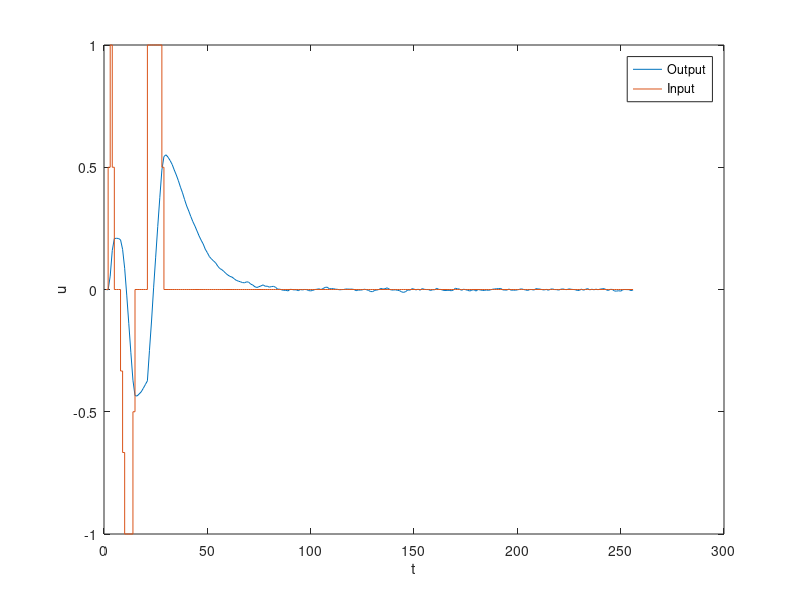

Source code (MATLAB): (Note: this script raises an error after producing the figure.)
close all
clear all
%% Data:

load MEASUREF.DAT
t = MEASUREF(:,1);
u = MEASUREF(:,2);
y = MEASUREF(:,3);
n = MEASUREF(:,4);

N = length(t);
T = t(2) - t(1);
Ts = 1;
F = 1/(N*T);
f = (0:N-1)/(N*T);
%% Graph:

figure;
plot(t,y);
xlabel("Time");
ylabel("y");
hold on;
stairs(t,u);
xlabel("t");
ylabel("u");
legend("Output", "Input");
%% Naloga 1

% n_s of system (red je 2)  
n_s = 2;

% delay d from graph
d = 0;
%% Naloga 2
% %%%%%%%%%%%%%% Without for loop - try just one order %%%%%%%%%%%%%%%%%%%%%%
% 
% % TRANSFER FUNCTION:
% % Gz = Y(z)/U(z) = ((b1*z^-1 + b2*z^-2)/(1 + a1*z^-1 + a2*z^-2))*z^-d
% 
% % DIFFERENCE-EQUATION FORM:
% % y(k) = - a1*y(k-1) - a2*y(k-2) + b1*u(k-1) + b2*u(k-2)
% 
% % y = PSI * theta
% PSI = [-y(2:end-1) -y(1:end-2) u(2:end-1) u(1:end-2)];
% Y = y(3:end);
% theta = PSI \ Y;
% 
% a1 = theta(1);
% a2 = theta(2);
% b1 = theta(3);
% b2 = theta(4);
% 
% G = tf([b1 b2], [1 a1 a2], Ts);
%%
%%%%%%%%%%%%%%%%%%%%%%%%%% With for loop %%%%%%%%%%%%%%%%%%%%%%%%%%%%%%%%%% 
n_s = 6; % choose whatever order you like
d = 0;
U_for = u(n_s + 1:end);
Y_for = y(n_s + 1:end);

% Construct the input matrix PSI based on the system order n
PSI_for = zeros(length(Y_for), n_s*2);

for i = 1:n_s
    PSI_for(:,i) = -y(n_s-i+1:end-i);
    PSI_for(:,n_s+i) = u(n_s-i+1:end-i);
end

% Add the delay to the input matrix
if d > 0
    PSI_for = [zeros(d, n_s*2); PSI_for(1:end-d,:)];
elseif d < 0
    PSI_for = [PSI_for(-d+1:end,:); zeros(-d, n_s*2)];
end

% Obtain the parameter estimates
theta_for = PSI_for \ Y_for;
a = theta_for(1:n_s)';
b = theta_for(n_s+1:end)';

G = tf(b, [1 a], Ts);
%% Naloga 3

% iz druge vaje:
[mag(:), phase(:)] = bode(G, 2*pi*f);

mag_db = 20*log10(abs(mag));
phase_dgr = phase;

% iz prve vaje:
Unal1 = fft(u)/T;
Ynal1 = fft(y)/T;
freq_vector = (0:N-1)/(N*T); % od 0 do 1
freq_vector_halfed = freq_vector(1:N/2);

Gnal1 = Ynal1./Unal1;
Gdb_nal1 = 20*log10(abs(Gnal1));
faza = unwrap(angle(Gnal1))*180/pi; %Funkcija unwrap se uporablja za odstranjevanje skokov v faznem kotu

% Narišemo amplitudno karakteristiko v linearno-logaritemski skali
figure;
subplot(2,1,1);
semilogx(freq_vector_halfed, Gdb_nal1(1:N/2));
xlabel('Frekvenca [Hz]');
ylabel('Amplituda [dB]');
title('Amplitudna karakteristika');
hold on; 
semilogx(freq_vector_halfed, mag_db(1:N/2));
xlabel('Frekvenca [Hz]');
ylabel('Amplituda [dB]');
title('Amplitudna karakteristika bode');
legend('iz 1. vaje', 'iz 2. vaje');

% Bode output
subplot(2,1,2);
semilogx(freq_vector_halfed, faza(1:N/2));
xlabel('Frekvenca [Hz]');
ylabel('Fazni kot [°]');
title('Fazna karakteristika');
hold on;
semilogx(freq_vector_halfed, phase_dgr(1:N/2));
xlabel('Frekvenca [Hz]');
ylabel('Fazni kot [°]');
title('Fazna karakteristika bode');
legend('iz 1. vaje', 'iz 2. vaje');

%% Naloga 4

y_sim = lsim(G, u, t); % simulated output of discrete model
y = MEASUREF(:,3); % measured output

figure;
plot(t, y, 'r', 'LineWidth', 1.5); % Plot measured output in red
hold on;
plot(t, y_sim, 'b--', 'LineWidth', 1.5); % Plot simulated output in blue dashed line
hold off;
xlabel('Time (s)');
ylabel('Output');
legend('Measured Output', 'Simulated Output');
title('Comparison of Measured and Simulated Outputs');
%% covariance matrix and standard deviations of estimated parameters:
% finish this task

%% Naloga 5

sys_c = d2c(G); % Continuous-time transfer function
